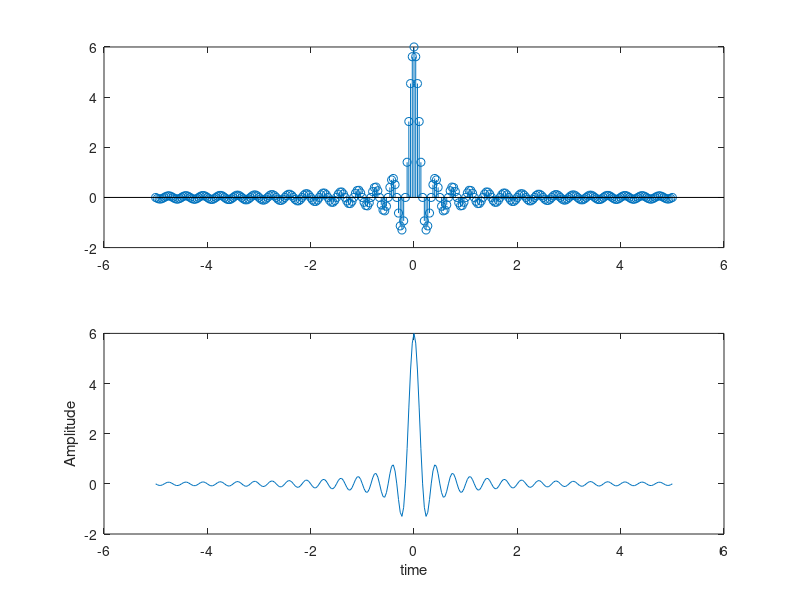

Write MATLAB code to recreate this figure.
A=2;
B=3;
t_start=-5;
t_end = 5;
fm = B;
fs = 10*fm; %%%fs>=2fm; fs=infinite (Nyquist Criteria)
ts = 1/fs;
mt_loop = [];
for t = t_start:ts:t_end
    mt = 2*B*sinc(2*B*t); %%%BP LATHI: mt= 2*B*sinc(2*B*pi*t);
    mt_loop = [mt_loop mt];
end
figure(1)
hold all
t_axis= t_start:ts:t_end;
subplot(2,1,1); stem(t_axis,mt_loop)
hold on
subplot(2,1,2); plot(t_axis,mt_loop)
xlabel('time')
ylabel('Amplitude')
keyboard